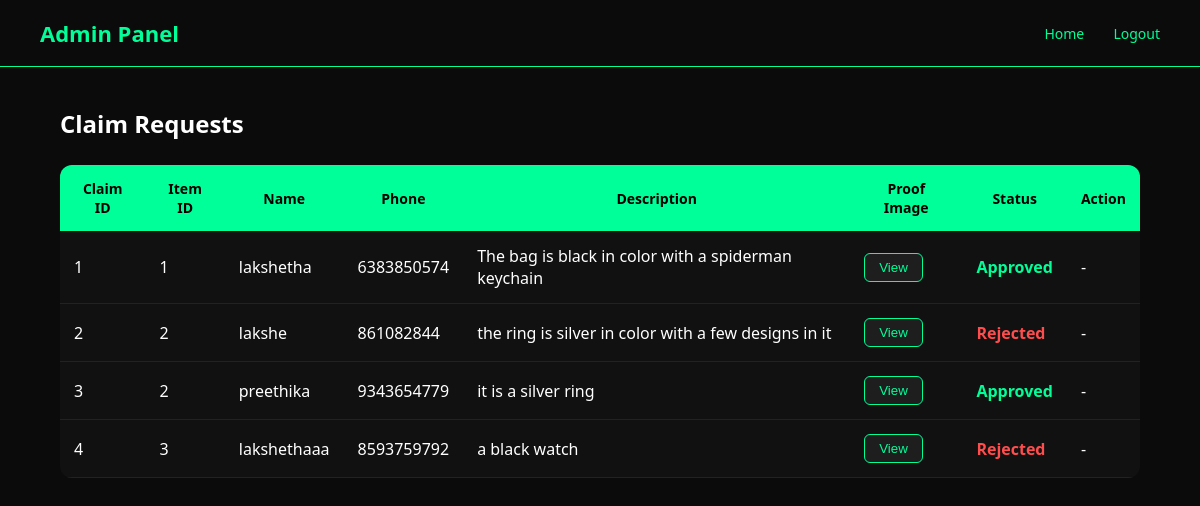
Screenshot of /admin-claims (signed in) with the database file from the repository.
### tables this page shows
CREATE TABLE claims(
    id INTEGER PRIMARY KEY,
    item_id INTEGER,
    name TEXT,
    phone TEXT,
    proof TEXT,
    image TEXT,
    status TEXT);

### app.py (the view)
@app.route("/admin-claims")
def admin_claims():
    if "admin" not in session:
        return redirect("/admin-login")
    conn=sqlite3.connect("database.db")
    c=conn.cursor()
    c.execute("SELECT * FROM claims")
    claims=c.fetchall()
    conn.close()
    return render_template("admin-claims.html", claims=claims)

### templates/admin-claims.html (shortened to what this page needs)
<!DOCTYPE html>
<html>
<head>
</head>
<body>
    <div class="topbar">
        <div class="logo">Admin Panel</div>
        <div class="nav">
            <a href="/home">Home</a>
            <a href="/logout">Logout</a>
        </div>
    </div>
    <div class="container">
        <h2>Claim Requests</h2>
        <table>
            <tr>
                <th>Claim ID</th>
                <th>Item ID</th>
                <th>Name</th>
                <th>Phone</th>
                <th>Description</th>
                <th>Proof Image</th>
                <th>Status</th>
                <th>Action</th>
            </tr>
            {% for c in claims %}
            <tr>
                <td>{{ c[0] }}</td>
                <td>{{ c[1] }}</td>
                <td>{{ c[2] }}</td>
                <td>{{ c[3] }}</td>
                <td>{{ c[4] }}</td>
                <td>
                    <a href="/static/uploads/{{ c[5] }}" target="_blank">
                        <button class="btn-view">View</button>
                    </a>
                </td>
                <td>
                    {% if c[6] == "Pending" %}
                        <span class="pending">Pending</span>
                    {% elif c[6] == "Approved" %}
                        <span class="approved">Approved</span>
                    {% else %}
                        <span class="rejected">Rejected</span>
                    {% endif %}
                </td>
                <td>
                    {% if c[6] == "Pending" %}
                        <a href="/approve/{{ c[0] }}">
                            <button class="btn-approve">Approve</button>
                        </a>
                        <a href="/reject/{{ c[0] }}">
                            <button class="btn-reject">Reject</button>
                        </a>
                    {% else %}
                        -
                    {% endif %}
                </td>
            </tr>
            {% endfor %}
        </table>
    </div>
</body>
</html>

### templates/admin-claims.html (style rules this page uses)
body { background:#0b0b0b; color:white; font-family:Segoe UI; margin:0; }
.topbar { display:flex; justify-content:space-between; align-items:center; padding:18px 40px; border-bottom:1px solid #00ff99; }
.logo { font-size:22px; font-weight:600; color:#00ff99; }
.nav a { color:#00ff99; margin-left:25px; text-decoration:none; font-size:14px; }
.container { width:90%; margin:40px auto; }
h2 { margin-bottom:25px; }
table { width:100%; border-collapse:collapse; background:#111; border-radius:12px; overflow:hidden; }
th { background:#00ff99; color:black; padding:14px; font-size:14px; }
td { padding:14px; border-bottom:1px solid #222; }
.approved { color:#00ff99; font-weight:600; }
.rejected { color:#ff4d4d; font-weight:600; }
.btn-view { background:#1e1e1e; color:#00ff99; border:1px solid #00ff99; padding:6px 14px; border-radius:6px; margin-right:6px; cursor:pointer; }

### rows the page displays
claims: id "1", item "1", name "lakshetha", phone "6383850574", proof "The bag is black in color with a spiderman keychain", status "Approved"
claims: id "2", item "2", name "lakshe", phone "861082844", proof "the ring is silver in color with a few designs in it", status "Rejected"
claims: id "3", item "2", name "preethika", phone "9343654779", proof "it is a silver ring", status "Approved"
claims: id "4", item "3", name "lakshethaaa", phone "8593759792", proof "a black watch", status "Rejected"
